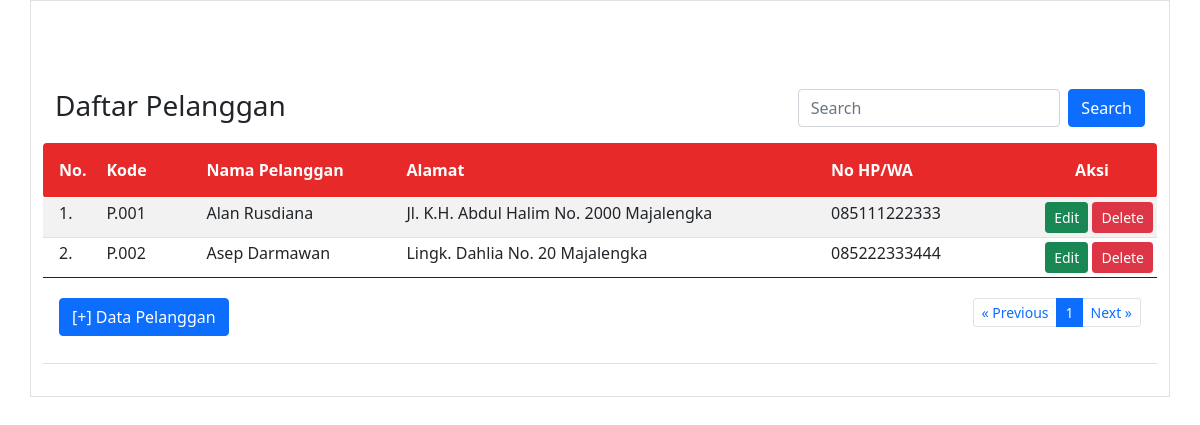
Page /pelanggan/index.php (signed in) on the earlier database version.
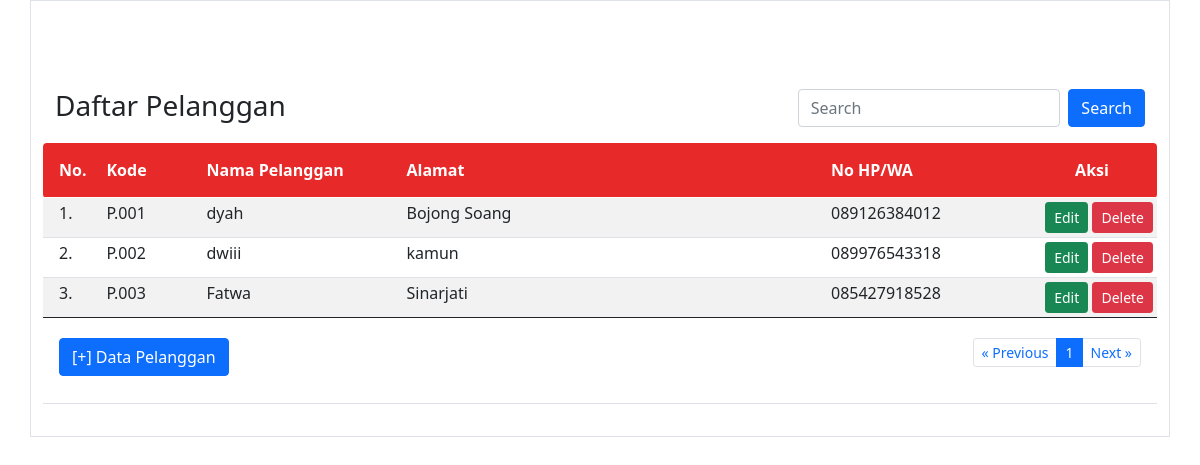
Same page on the later database version.
### tables this page shows
CREATE TABLE `pelanggan` (
  `id_pelanggan` int(11) NOT NULL,
  `kode_pelanggan` varchar(15) DEFAULT NULL,
  `nama_pelanggan` varchar(30) DEFAULT NULL,
  `alamat` text DEFAULT NULL,
  `no_hp` varchar(15) DEFAULT NULL
);

### pelanggan/index.php (the view, shortened to what this page needs)
<?php
if(!isset($_SESSION['username'])&&!isset($_SESSION['password'])){
?>
<meta http-equiv="refresh" content="0;url=../login.php">
<?php
}else{
?>
<html>
<!DOCTYPE html>
<html lang="en">
<head>
    <link rel="stylesheet" href="../bootstrap/css/bootstrap.min.css" />
	<link rel="stylesheet" href="../bootstrap-icons/bootstrap-icons.css">
</head>
<body>
<main class="container border py-3">
<br><br><br>
<div class="container">
	<div class="row">
			<div class="col-sm-8"><h3>Daftar Pelanggan</h3></div>
			<div class="col-sm-4">
					<form class="d-flex" method="GET" action="">
        	<input class="form-control me-2" type="text" placeholder="Search" name="np">
        	<button class="btn btn-primary" type="submit">Search</button>
      </form>
			</div>
	</div>
</div>
<table class="table table-hover table-striped table-sm">
	<thead class="text-white" style="background: #E72929;">
		<tr>
			<th class="p-3 rounded-start" width="55px">No.</th>
			<th class="py-3" width="100px">Kode</th>
			<th class="py-3" width="200px">Nama Pelanggan</th>
			<th class="py-3">Alamat</th>
			<th class="py-3" width="200px">No HP/WA</th>
			<th class="py-3 text-center rounded-end" width="130px">Aksi</th>
		</tr>
	</thead>
	<tbody>
		<?php
		include "../config.php";
		$batas = 10;
		$halaman = isset($_GET['halaman'])?(int)$_GET['halaman'] : 1;
		$halaman_awal = ($halaman>1) ? ($halaman * $batas) - $batas : 0;
		$previous = $halaman - 1;
		$next = $halaman + 1;
		if(isset($_GET['np'])){
			$np=$_GET['np'];
			$sqldata="select * from pelanggan where nama_pelanggan like '%$np%'";
		}else{
			$sqldata="select * from pelanggan";
		}
		$resdata=mysqli_query($koneksi,$sqldata);
		$jumlah_data = mysqli_num_rows($resdata);
		$total_halaman = ceil($jumlah_data / $batas);
		if(isset($_GET['np'])){
			$np=$_GET['np'];
			$sql="select * from pelanggan where nama_pelanggan like '%$np%' limit $halaman_awal, $batas";
		}else{
			$sql="select * from pelanggan limit $halaman_awal, $batas";
		}
		$result=mysqli_query($koneksi,$sql);
		$no= $halaman_awal+1;
		while($data=mysqli_fetch_array($result)){
		?>
		<tr>
				<td class="px-3"><?= $no ?>.</td>
				<td><?= $data['kode_pelanggan'] ?></td>
				<td><?= $data['nama_pelanggan'] ?></td>
				<td><?= $data['alamat'] ?></td>
				<td><?= $data['no_hp'] ?></td>
				<td align="right">
					<a href="" class="btn btn-success btn-sm" data-bs-toggle="modal" data-bs-target="#modaledit<?= $data['id_pelanggan'] ?>">Edit</a>
					<a class="btn btn-danger btn-sm" href="delete.php?id=<?= $data['id_pelanggan'] ?>" onclick="return confirm('Apakah Anda Yakin data produk <?= $data['nama_pelanggan'] ?> akan dihapus ?')" class="hapus">Delete</a>
				</td>
		</tr>
		<?php
		$no++;
		}
		?>
	</tbody>
	<tfoot>
		<tr>
			<td colspan="6" class="text-center">
				<div class="container">
					<div class="row">
						<div class="col-4 text-start py-3">
							<button type="button" class="btn btn-primary" data-bs-toggle="modal" data-bs-target="#myModal">[+] Data Pelanggan</button>
						</div>
						<div class="col-8 text-end py-3">
							<ul class="pagination justify-content-end pagination-sm">
								<li class="page-item"><a class="page-link" <?php if($halaman > 1){ echo "href='?halaman=$previous'"; } ?>>&laquo; Previous</a></li>
								<?php
								for($x=1;$x<=$total_halaman;$x++){
									if($x==$halaman){
								?>
									<li class="page-item active"><a class="page-link" href="?halaman=<?php echo $x ?>"><?php echo $x; ?></a></li>
								<?php
									}else{
								?>
									<li class="page-item"><a class="page-link" href="?halaman=<?php echo $x ?>"><?php echo $x; ?></a></li>
								<?php
									}
								}
								?>
								<li class="page-item"><a class="page-link" <?php if($halaman < $total_halaman) { echo "href='?halaman=$next'"; } ?>>Next &raquo;</a></li>
							</ul>
						</div>
					</div>
				</div>
			</td>
		</tr>
	</tfoot>
</table>
</main>
</body>
</html>
<?php } ?>

Differences in the rows shown:
removed pelanggan: kode_pelanggan "P.001", nama_pelanggan "Alan Rusdiana", alamat "Jl. K.H. Abdul Halim No. 2000 Majalengka", no_hp "085111222333"
removed pelanggan: kode_pelanggan "P.002", nama_pelanggan "Asep Darmawan", alamat "Lingk. Dahlia No. 20 Majalengka", no_hp "085222333444"
added pelanggan: kode_pelanggan "P.001", nama_pelanggan "dyah", alamat "Bojong Soang", no_hp "089126384012"
added pelanggan: kode_pelanggan "P.002", nama_pelanggan "dwiii", alamat "kamun", no_hp "089976543318"
added pelanggan: kode_pelanggan "P.003", nama_pelanggan "Fatwa", alamat "Sinarjati", no_hp "085427918528"
